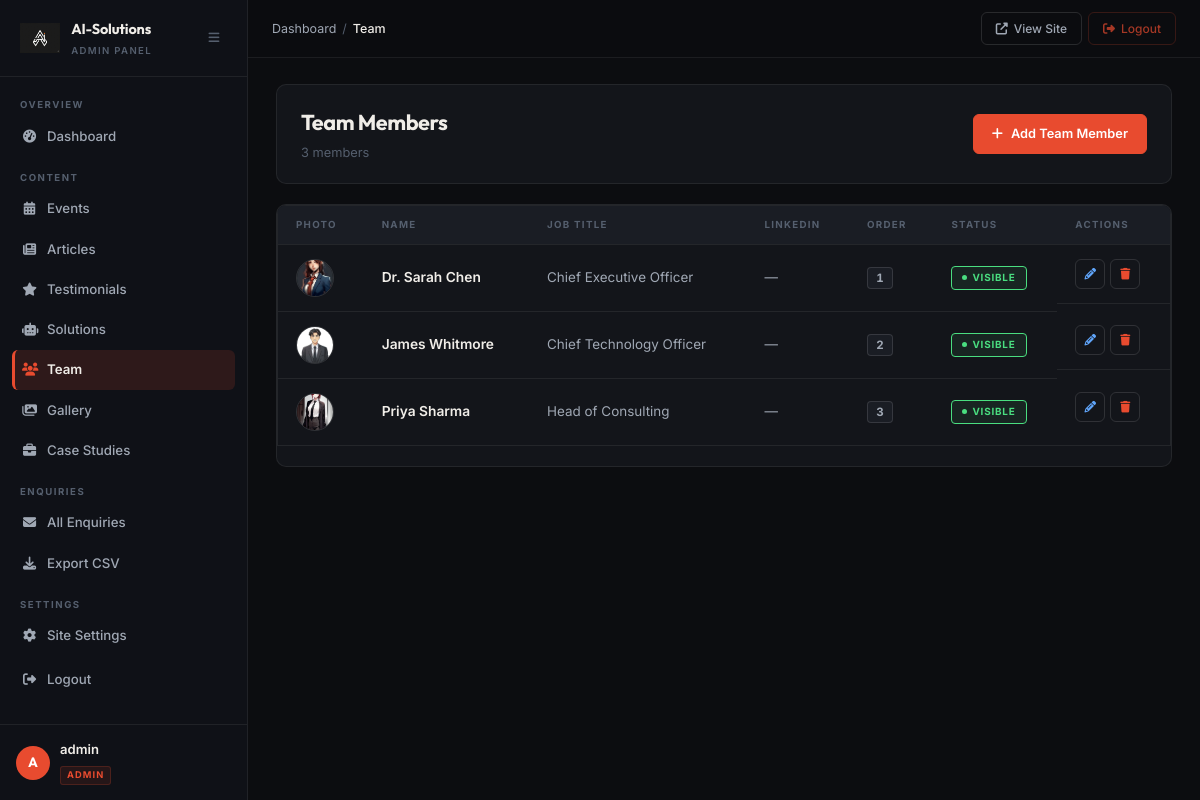
Page /admin/team (signed in) on the committed database.
### models.py (models this page shows, shortened)
class SiteSettings(db.Model):
    __tablename__ = 'site_settings'
    id = db.Column(db.Integer, primary_key=True)
    company_logo = db.Column(db.String(300), nullable=True)
    company_name = db.Column(db.String(200), default='AI-Solutions')
    tagline = db.Column(db.String(500))
    address = db.Column(db.String(300))
    email = db.Column(db.String(120))
    phone = db.Column(db.String(50))
    linkedin_url = db.Column(db.String(300), nullable=True)
    twitter_url = db.Column(db.String(300), nullable=True)
    facebook_url = db.Column(db.String(300), nullable=True)
    instagram_url = db.Column(db.String(300), nullable=True)
    github_url = db.Column(db.String(300), nullable=True)

class AdminUser(UserMixin, db.Model):
    __tablename__ = 'admin_user'
    id = db.Column(db.Integer, primary_key=True)
    username = db.Column(db.String(80), unique=True, nullable=False)
    password_hash = db.Column(db.String(256), nullable=False)
    profile_picture = db.Column(db.String(300), nullable=True)

class TeamMember(db.Model):
    __tablename__ = 'team_member'
    id = db.Column(db.Integer, primary_key=True)
    name = db.Column(db.String(100), nullable=False)
    job_title = db.Column(db.String(100))
    bio = db.Column(db.Text)
    photo = db.Column(db.String(300), nullable=True)
    linkedin_url = db.Column(db.String(300), nullable=True)
    order_index = db.Column(db.Integer, default=0)
    is_published = db.Column(db.Boolean, default=True)

### app.py (the view)
@app.route('/admin/team')
@login_required
def admin_team():
    team = TeamMember.query.order_by(TeamMember.order_index).all()
    return render_template('admin/manage_team.html', team=team)

### app.py (called while the page is built)
@login_manager.user_loader
def load_user(user_id):
    return db.session.get(AdminUser, int(user_id))

@app.context_processor
def inject_settings():
    settings = db.session.get(SiteSettings, 1)
    if not settings:
        settings = SiteSettings(id=1, company_name='AI-Solutions')
    return dict(settings=settings)

### templates/admin/manage_team.html (shortened to what this page needs)
{% extends 'admin/base_admin.html' %}
{% block breadcrumb %}<span class="bc-sep">/</span><span>Team</span>{% endblock %}
{% block content %}
<div class="page-header">
    <div>
        <h1 class="page-title">Team Members</h1>
        <p class="page-subtitle">{{ team|length }} member{{ 's' if team|length != 1 }}</p>
    </div>
    <a href="{{ url_for('add_team_member') }}" class="btn-primary"><i class="fas fa-plus"></i> Add Team Member</a>
</div>
<div class="admin-card">
    {% if team %}
    <div class="table-wrap">
        <table class="admin-table">
            <thead>
                <tr>
                    <th>Photo</th>
                    <th>Name</th>
                    <th>Job Title</th>
                    <th>LinkedIn</th>
                    <th>Order</th>
                    <th>Status</th>
                    <th>Actions</th>
                </tr>
            </thead>
            <tbody>
                {% for member in team %}
                <tr>
                    <td>
                        {% if member.photo %}
                            <img src="{{ url_for('static', filename=member.photo) }}" alt="" class="table-thumb table-thumb--round">
                        {% else %}
                            <div class="table-thumb-placeholder table-thumb--round"><i class="fas fa-user"></i></div>
                        {% endif %}
                    </td>
                    <td><strong>{{ member.name }}</strong></td>
                    <td>{{ member.job_title or '—' }}</td>
                    <td>
                        {% if member.linkedin_url %}
                            <a href="{{ member.linkedin_url }}" target="_blank" class="icon-link"><i class="fab fa-linkedin"></i></a>
                        {% else %}—{% endif %}
                    </td>
                    <td><span class="order-badge">{{ member.order_index }}</span></td>
                    <td>
                        {% if member.is_published %}
                            <span class="status-badge status-published">Visible</span>
                        {% else %}
                            <span class="status-badge status-draft">Hidden</span>
                        {% endif %}
                    </td>
                    <td class="actions-cell">
                        <a href="{{ url_for('edit_team_member', id=member.id) }}" class="btn-action btn-edit"><i class="fas fa-pencil-alt"></i></a>
                        <form method="POST" action="{{ url_for('delete_team_member', id=member.id) }}" class="inline-form">
                            <button type="button" class="btn-action btn-delete" onclick="confirmDelete(this.closest('form'))"><i class="fas fa-trash"></i></button>
                        </form>
                    </td>
                </tr>
                {% endfor %}
            </tbody>
        </table>
    </div>
    {% endif %}
</div>
{% endblock %}

### templates/admin/_sidebar.html (shortened to what this page needs)
<nav class="admin-sidebar" id="adminSidebar">
    <div class="sidebar-header">
        <div class="sidebar-logo">
            {% if settings and settings.company_logo %}
                <img src="{{ url_for('static', filename=settings.company_logo) }}" alt="Logo" class="sidebar-logo-img">
            {% else %}
                <div class="sidebar-logo-icon"><i class="fas fa-brain"></i></div>
            {% endif %}
        </div>
        <div class="sidebar-brand">
            <span class="brand-name">{{ settings.company_name if settings else 'AI-Solutions' }}</span>
            <span class="brand-tag">Admin Panel</span>
        </div>
        <button class="sidebar-toggle-btn" id="sidebarToggle"><i class="fas fa-bars"></i></button>
    </div>
    <div class="sidebar-nav">
        <div class="nav-section">
            <span class="nav-section-label">Overview</span>
            <a href="{{ url_for('admin_dashboard') }}" class="nav-item {% if request.endpoint == 'admin_dashboard' %}active{% endif %}">
                <i class="fas fa-tachometer-alt"></i><span>Dashboard</span>
            </a>
        </div>
        <div class="nav-section">
            <span class="nav-section-label">Content</span>
            <a href="{{ url_for('admin_events') }}" class="nav-item {% if 'event' in request.endpoint %}active{% endif %}">
                <i class="fas fa-calendar-alt"></i><span>Events</span>
            </a>
            <a href="{{ url_for('admin_articles') }}" class="nav-item {% if 'article' in request.endpoint %}active{% endif %}">
                <i class="fas fa-newspaper"></i><span>Articles</span>
            </a>
            <a href="{{ url_for('admin_testimonials') }}" class="nav-item {% if 'testimonial' in request.endpoint %}active{% endif %}">
                <i class="fas fa-star"></i><span>Testimonials</span>
            </a>
            <a href="{{ url_for('admin_solutions') }}" class="nav-item {% if 'solution' in request.endpoint %}active{% endif %}">
                <i class="fas fa-robot"></i><span>Solutions</span>
            </a>
            <a href="{{ url_for('admin_team') }}" class="nav-item {% if 'team' in request.endpoint %}active{% endif %}">
                <i class="fas fa-users"></i><span>Team</span>
            </a>
            <a href="{{ url_for('admin_gallery') }}" class="nav-item {% if 'gallery' in request.endpoint %}active{% endif %}">
                <i class="fas fa-images"></i><span>Gallery</span>
            </a>
            <a href="{{ url_for('case_studies') }}" class="nav-item {% if 'case_stud' in request.endpoint %}active{% endif %}">
                <i class="fas fa-briefcase"></i><span>Case Studies</span>
            </a>
        </div>
        <div class="nav-section">
            <span class="nav-section-label">Enquiries</span>
            <a href="{{ url_for('admin_enquiries') }}" class="nav-item {% if 'enquir' in request.endpoint %}active{% endif %}">
                <i class="fas fa-envelope"></i><span>All Enquiries</span>
            </a>
            <a href="{{ url_for('export_enquiries') }}" class="nav-item">
                <i class="fas fa-download"></i><span>Export CSV</span>
            </a>
        </div>
        <div class="nav-section">
            <span class="nav-section-label">Settings</span>
            <a href="{{ url_for('admin_settings') }}" class="nav-item {% if request.endpoint == 'admin_settings' %}active{% endif %}">
                <i class="fas fa-cog"></i><span>Site Settings</span>
            </a>
        </div>
        <div class="nav-section">
            <a href="{{ url_for('admin_logout') }}" class="nav-item nav-logout">
                <i class="fas fa-sign-out-alt"></i><span>Logout</span>
            </a>
        </div>
    </div>
    <div class="sidebar-footer">
        <div class="admin-avatar-wrap">
            {% if current_user.profile_picture %}
                <img src="{{ url_for('static', filename=current_user.profile_picture) }}" alt="Admin" class="admin-avatar-img">
            {% else %}
                <div class="admin-avatar-initials">{{ current_user.username[0].upper() }}</div>
            {% endif %}
        </div>
        <div class="admin-user-info">
            <span class="admin-username">{{ current_user.username }}</span>
            <span class="admin-badge">Admin</span>
        </div>
    </div>
</nav>

### rows in the picture
SiteSettings: company_logo (picture), company_name "AI-Solutions"
AdminUser: username "A", username "admin"
TeamMember: photo (picture), name "Dr. Sarah Chen", job_title "Chief Executive Officer", order_index "1", is_published "VISIBLE"
TeamMember: photo (picture), name "James Whitmore", job_title "Chief Technology Officer", order_index "2", is_published "VISIBLE"
TeamMember: photo (picture), name "Priya Sharma", job_title "Head of Consulting", order_index "3", is_published "VISIBLE"

### other values in the picture
{{ team|length }} "3"
{{ 's' if team|length != 1 }} "s"
